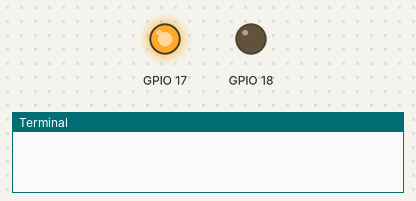
The program below on a simulated Raspberry Pi (BCM pin numbers). On the bench: output pins drawn as LEDs (lit = HIGH), the last lines printed to the terminal. The modem accepts every AT command (registered, SIM ready, sends succeed) and sends nothing else; threads take turns every 2 ms. At 25.0 s the program stops and its outputs stay as they are.

Above: at 0.1 s.
At 6.1 s:
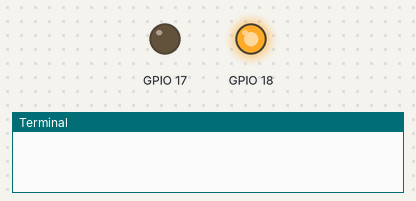
At 22.1 s:
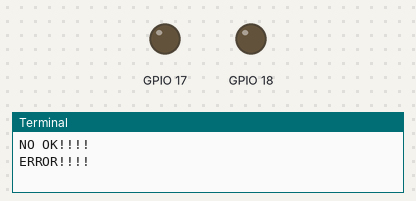
Timing chart, 0 to 23.6 s (numbered marks = the images above):
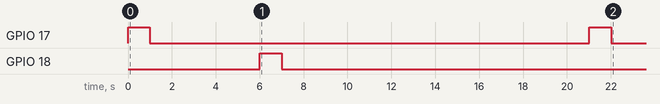

The program:

exemple_gsm.py
```python
#!/usr/bin/env python
'''
Exemple 'How to use the library GSM' - Rui Pedro Silva; Portugal; 03/2015
This exemple will send 2 sms. Connect the power and the reset pin to raspberry pi.
'''
from GSM import *


GSM = GSM_MODULE(17, 18, 1234, 123123123, ['Python library for GSM module.', 'Developed by Rui Pedro Silva', 'Portugal, 03/2015'])
#GSM = GSM_MODULE(PWR_pin, RST_pin, SIM_cart_pin, phone_number, ['message_1','message_2', 'message_3', 'message_...'])

error=GSM.init()
if error == 0:
	print 'OK'
else:
	print 'NO OK!!!!'


error_2=GSM.send_sms()
if error_2 == 0:
	print 'SEND SMS 1'
else:
	print 'ERROR!!!!'

'''  ---- SEND ANOTHER SMS ----
GSM.set_text(['So cool','END!!!']) # set new text for sms
GSM.set_phone_number(321321321) # set a new phone number
error_3=GSM.send_sms()
if error_3 == 0:
	print 'SEND SMS 2!!!!'
else:
	print 'ERROR!!!!'
'''

GSM.power_gsm() # turn off the GSM module

print 'END of program'
```

GSM.py
```python
#!/usr/bin/env python
'''
Library GSM - Rui Pedro Silva; Portugal; 03/2015
'''
import RPi.GPIO as GPIO
GPIO.setwarnings(False)
GPIO.setmode(GPIO.BCM)
import serial, time
from threading import Thread

class GSM_MODULE:
	def __init__(self, pino_pwr, pino_rst, pin, number, message):
			self.pino_pwr = pino_pwr
			self.pino_rst = pino_rst
			self.pin = str(pin)
			self.phone_number = str(number)
			self.text = message
			global last_received
			global end_tread
			last_received=''
			end_tread=1


	def init(self): # pode ser usada fora da class
			self.power_gsm()

			self.ser = serial.Serial('/dev/ttyAMA0', 115200, timeout=5)
			self.thread_serial=Thread(target=receiving, args=(self.ser,))
			self.thread_serial.start()

			error=self.init_gms()
			if error==1:
				self.reset_gsm()
				error=self.init_gms()
				if error==1:
					return 1;
			return 0;


	def init_gms(self):
		global last_received
		global end_tread
		self.ser.open()
		end_tread=0
		time.sleep(1)
		self.ser.write('AT\r\n')
		time.sleep(1)

		#print '1-', last_received
		if last_received != 'OK\r\n':
			self.ser.close()
			return 1;


		self.ser.write('AT+CPIN="' + self.pin +'"\r\n')
		time.sleep(2)

		#print '2-',last_received
		if last_received != 'OK\r\n':
			self.ser.close()
			return 1;
		self.ser.close()

		return 0;


	def power_gsm(self): # pode ser usada fora da class (com cuidado!)
			GPIO.setup(self.pino_pwr, GPIO.OUT) # power
			GPIO.output(self.pino_pwr, 1)
			time.sleep(1)
			GPIO.output(self.pino_pwr, 0)
			time.sleep(3)

	def reset_gsm(self): # pode ser usada fora da class
			global end_tread
			end_tread=0
			self.thread_serial.join()
			GPIO.setup(self.pino_rst, GPIO.OUT) # reset
			GPIO.output(self.pino_rst, 1)
			time.sleep(1)
			GPIO.output(self.pino_rst, 0)
			time.sleep(3)
			self.thread_serial=Thread(target=receiving, args=(self.ser,))
			self.thread_serial.start()


	def set_phone_number(self, number): # pode ser usada fora da class
			self.phone_number = str(number)

	def set_text(self, message): # pode ser usada fora da class
			self.text = message

	def send_sms(self): # pode ser usada fora da class
			global last_received
			global end_tread
			end_tread=1
			try:
				self.thread_serial.start()
			except:
				pass;
			self.ser.open()
			time.sleep(1)
			self.ser.write('AT+CMGF=1\r\n')
			time.sleep(1)
			#print '3-',last_received
			self.ser.write('''AT+CMGS="''' + self.phone_number + '''"\r\n''')
			time.sleep(1)
			for x in self.text:
				self.ser.write(x + "\r\n")
				time.sleep(1)
			self.ser.write('\x1A')
			time.sleep(3)
			#print '4-',last_received
			if last_received != 'OK\r\n':
				end_tread=0
				self.ser.close()
				return 1;
			end_tread=0
			self.ser.close()
			return 0;

def receiving(ser):
		global last_received
		global end_tread

		while end_tread:
			last_received = ser.readline()
```

Measured:
- by itself, GPIO 17: alternates HIGH for 1.0 s and LOW for 20.0 s
- by itself, GPIO 18: LOW → HIGH at 6.0 s, → LOW 1.0 s later
